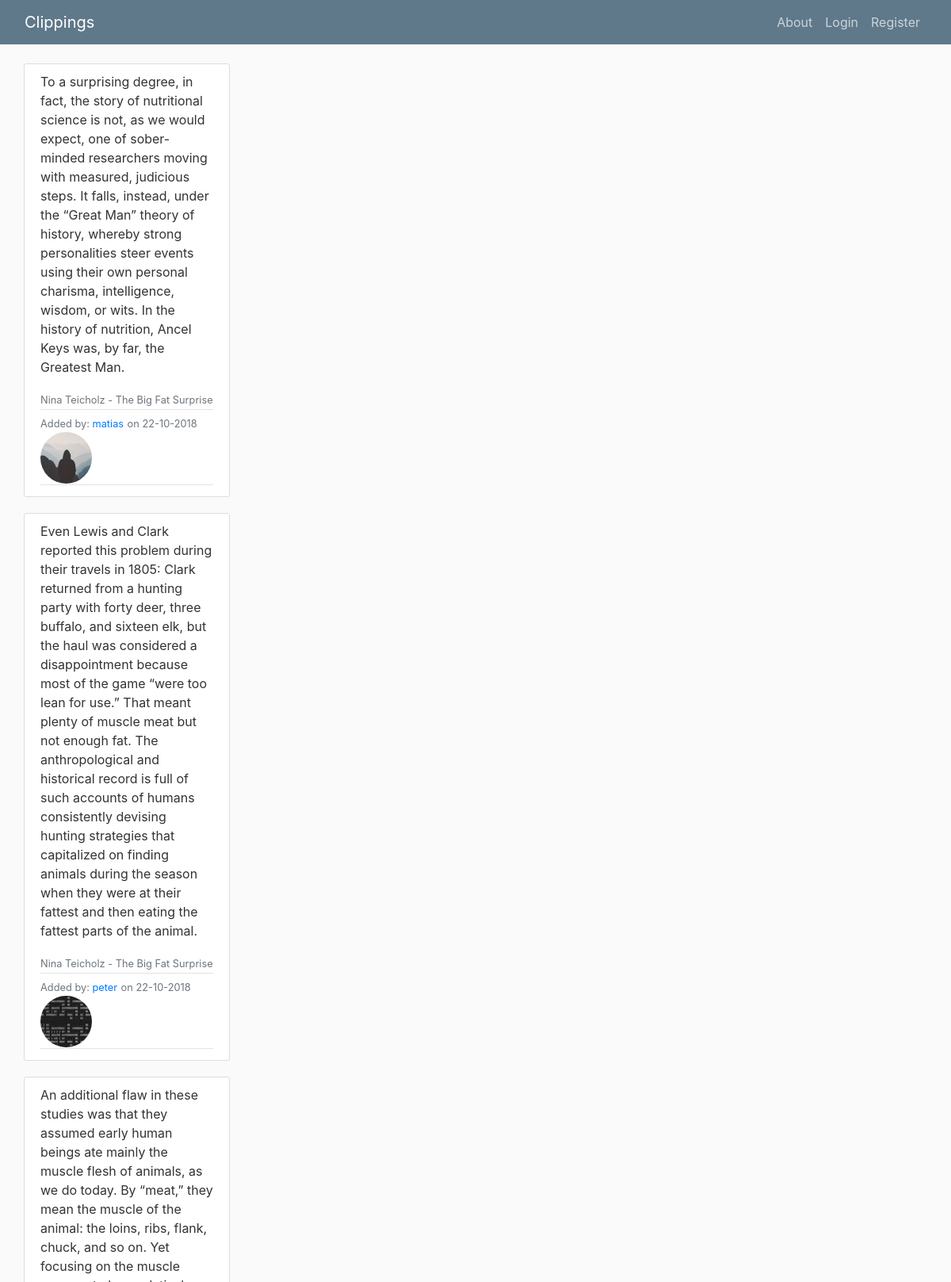
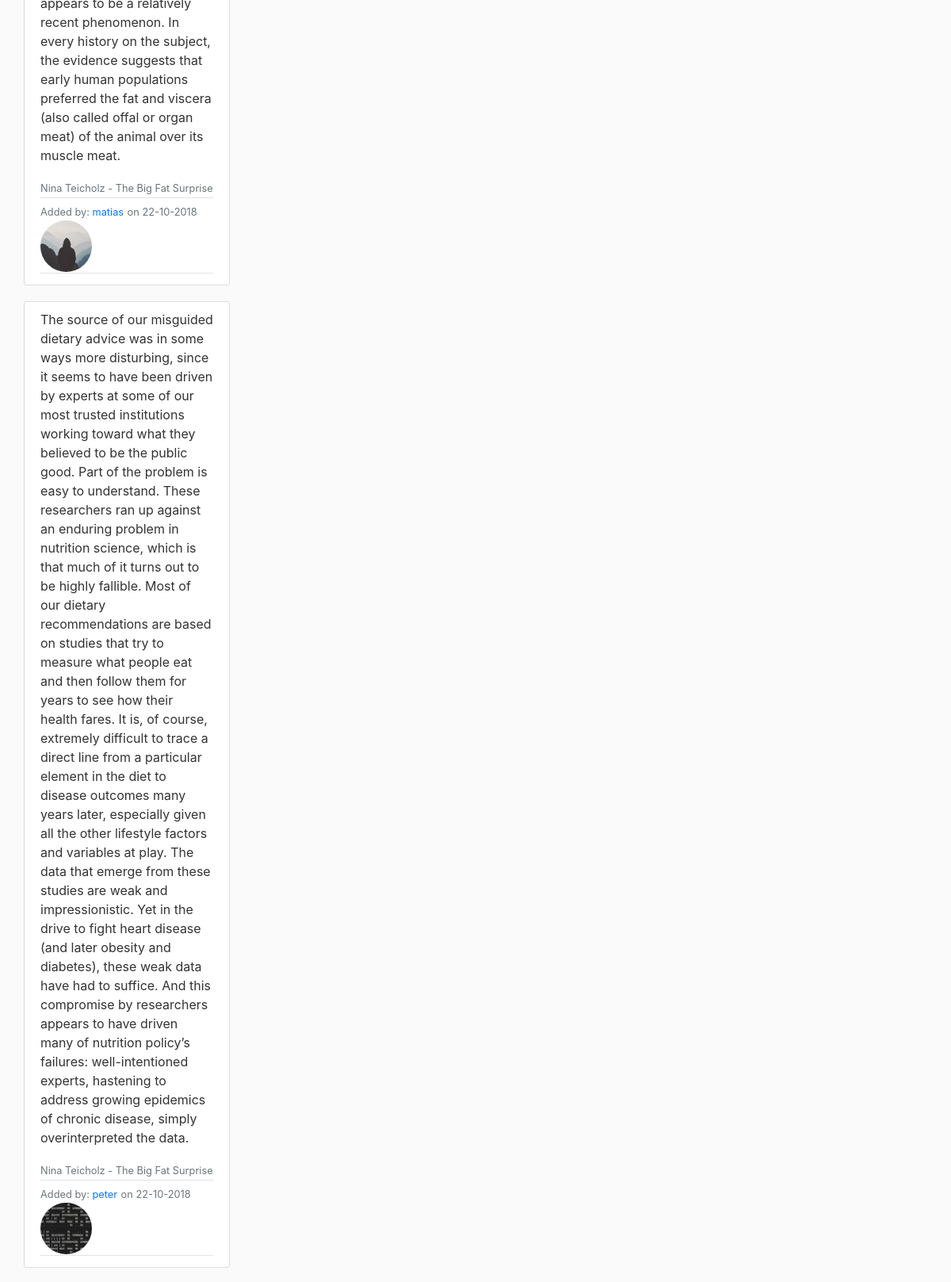
The app's page /discover (upper part) with its own data (2 pictures, top to bottom).
### clippings/models.py (models this page shows, shortened)
class Clip(db.Model):
    id = db.Column(db.Integer, primary_key=True)
    title = db.Column(db.String(400), nullable=False)
    author = db.Column(db.String(400), nullable=False)
    page = db.Column(db.Integer, nullable=False)
    location = db.Column(db.String(20), nullable=False)
    date = db.Column(db.DateTime, nullable=False, default=datetime.utcnow)
    clipping = db.Column(db.Text, nullable=False)
    user_id = db.Column(db.Integer, db.ForeignKey('user.id'), nullable=False)

class User(db.Model, UserMixin):
    id = db.Column(db.Integer, primary_key=True)
    username = db.Column(db.String(20), unique=True, nullable=False)
    email = db.Column(db.String(120), unique=True, nullable=False)
    image_file = db.Column(db.String(20), nullable=False, default='default.jpg')
    password = db.Column(db.String(60), nullable=False)
    posts = db.relationship('Post', backref='author', lazy=True)

### clippings/clips/routes.py (the view)
@clips.route("/discover", methods=['GET', 'POST'])
def discover():
    page = request.args.get('page', 1, type=int)
    clips = Clip.query.order_by(Clip.date.desc()).paginate(per_page=70, page=page)
    users = []
    for clip in clips.items:
        user = User.query.get(clip.user_id)
        users.append(user)
    clips_users_zip = zip(clips.items,users)
    clips_users = list(clips_users_zip)
    return render_template('discover.html.j2', clips_users=clips_users, clips=clips)

### clippings/templates/discover.html.j2 (shortened to what this page needs)
{% extends 'layout.html.j2' %}
{% block content %}
<div class="col-md-4">
    {% for cu in clips_users[::3] %}
       <article class="media content-section">
            <div class="media-body">
                <p class="article-content">{{ cu[0].clipping }}</p>
                <div class="article-metadata">
                <small class="text-muted">{{ cu[0].author }} - {{ cu[0].title }}</small>
                </div>
                <div class="article-metadata">
                <small class="text-muted">Added by:
                <a href="{{url_for('clips.user_book', username=cu[1].username, title=cu[0].title)}}">{{ cu[1].username }}</a></small>
                <small class="text-muted">on {{ cu[0].date.strftime('%d-%m-%Y') }}</small>
                <img class="rounded-circle article-img" src="{{ url_for('static', filename='profile_pics/' + cu[1].image_file) }}">
                </div>
            </div>
        </article>
    {% endfor %}
 </div>
{% endblock content %}

### clippings/templates/layout.html.j2 (shortened to what this page needs)
<!DOCTYPE html>
<html lang="en">
<head>
    <link rel="stylesheet" href="https://stackpath.bootstrapcdn.com/bootstrap/4.1.3/css/bootstrap.min.css">
    <link rel="stylesheet" type="text/css" href="{{url_for('static', filename='main.css')}}">
</head>
<body>
    <header class="site-header">
        <nav class="navbar navbar-expand-md navbar-dark bg-steel fixed-top">
            <div class="container-fluid">
            {% if current_user.is_authenticated %}
            <a class="navbar-brand mr-4" href="{{url_for('clips.user_book', username=current_user.username)}}">Clippings</a>
            {% else %}
            <a class="navbar-brand mr-4" href="{{url_for('clips.discover')}}">Clippings</a>
            {% endif %}
            <div class="collapse navbar-collapse" id="navbarToggle">
                <div class="navbar-nav">
                {% if current_user.is_authenticated %}
                    <a class="nav-item nav-link" href="{{url_for('clips.import_clips')}}">Import</a>
                    <a class="nav-item nav-link" href="{{url_for('users.account')}}">Account</a>
                    <a class="nav-item nav-link" href="{{url_for('users.logout')}}">Logout</a>
                {% else %}
                <a class="nav-item nav-link" href="{{url_for('main.about')}}">About</a>
                <a class="nav-item nav-link" href="{{url_for('users.login')}}">Login</a>
                <a class="nav-item nav-link" href="{{url_for('users.register')}}">Register</a>
                {% endif %}
                </div>
            </div>
            </div>
        </nav>
    </header>
    <main role="main" class="container-fluid">
            <div class=row>
                <div class="col-9">
                    {% block content %}{% endblock %}
                </div>
                <div class="col-3">
                </div>
            </div>
    </main>
</body>
</html>

### clippings/static/main.css (style rules this page uses)
body { background: #fafafa; color: #333333; margin-top: 5rem; }
.bg-steel { background-color: #5f788a; }
.site-header .navbar-nav .nav-link { color: #cbd5db; }
.content-section { background: #ffffff; padding: 10px 20px; border: 1px solid #dddddd; border-radius: 3px; margin-bottom: 20px; }
.article-content { white-space: pre-line; }
.article-img { height: 65px; width: 65px; margin-right: 16px; }
.article-metadata { padding-bottom: 1px; margin-bottom: 4px; border-bottom: 1px solid #e3e3e3 }

### records on screen
Clip: clipping "To a surprising degree, in fact, the story of nutritional science is not, as we would expect, one of sober-minded researchers moving with measured, judicious steps. It falls, instead, under the “Great Man” theory of history, whereby strong personalities steer events using their own personal charisma, intelligence, wisdom, or wits. In the history of nutrition, Ancel Keys was, by far, the Greatest Man.", author "Nina Teicholz", title "The Big Fat Surprise", username "matias", date "22-10-2018", image_file (placeholder picture)
Clip: clipping "Even Lewis and Clark reported this problem during their travels in 1805: Clark returned from a hunting party with forty deer, three buffalo, and sixteen elk, but the haul was considered a disappointment because most of the game “were too lean for use.” That meant plenty of muscle meat but not enough fat. The anthropological and historical record is full of such accounts of humans consistently devising hunting strategies that capitalized on finding animals during the season when they were at their fattest and then eating the fattest parts of the animal.", author "Nina Teicholz", title "The Big Fat Surprise", username "peter", date "22-10-2018", image_file (picture)
Clip: clipping "An additional flaw in these studies was that they assumed early human beings ate mainly the muscle flesh of animals, as we do today. By “meat,” they mean the muscle of the animal: the loins, ribs, flank, chuck, and so on. Yet focusing on the muscle appears to be a relatively recent phenomenon. In every history on the subject, the evidence suggests that early human populations preferred the fat and viscera (also called offal or organ meat) of the animal over its muscle meat.", author "Nina Teicholz", title "The Big Fat Surprise", username "matias", date "22-10-2018", image_file (placeholder picture)
Clip: clipping "The source of our misguided dietary advice was in some ways more disturbing, since it seems to have been driven by experts at some of our most trusted institutions working toward what they believed to be the public good. Part of the problem is easy to understand. These researchers ran up against an enduring problem in nutrition science, which is that much of it turns out to be highly fallible. Most of our dietary recommendations are based on studies that try to measure what people eat and then follow them for years to see how their health fares. It is, of course, extremely difficult to trace a direct line from a particular element in the diet to disease outcomes many years later, especially…", author "Nina Teicholz", title "The Big Fat Surprise", username "peter", date "22-10-2018", image_file (picture)
